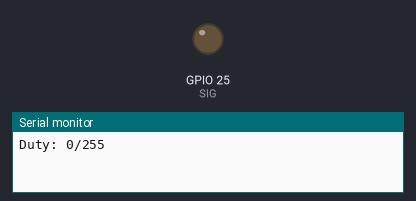
Simulated run of this sketch. Board: ESP32. Parts: output pins drawn as LEDs (lit = HIGH), the last lines printed to the serial monitor.

Above: at 0.05 s.
At 6.0 s:
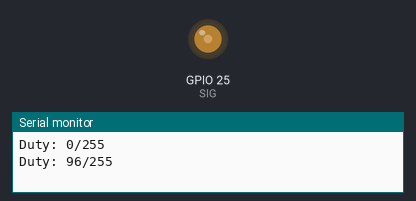
At 9.0 s:
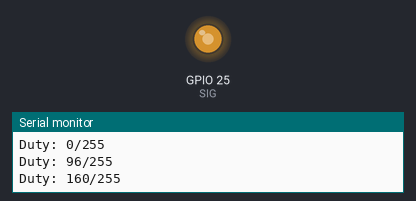
At 12.0 s:
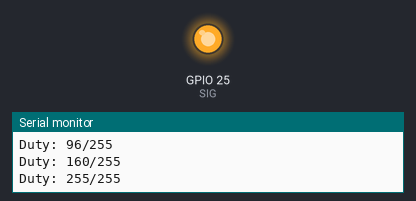
Timing chart, 0 to 15.6 s (numbered marks = the images above):
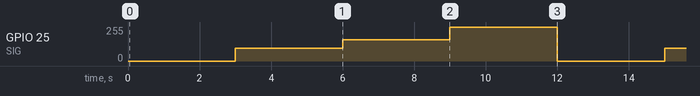

Measured:
- by itself, GPIO 25 (SIG): repeats every 12.0 s: 160/255 3.0 s, 255/255 3.0 s, 0/255 3.0 s, 96/255 3.0 s

The sketch:

example.ino
```cpp
// Sets discrete PWM duty steps (off, low, mid, full) on GPIO 25 and prints the selected duty value over serial on an ESP32 board.
//
// Buy this module: https://shillehtek.com/products/irf520-mosfet-driver-module-arduino-raspberry-pi-esp32
// Full manual: https://shillehtek.com/blogs/shillehtek-product-manuals/irf520-mosfet-driver-module-arduino-raspberry-pi-esp32-manual
// More examples: https://github.com/shillehbean/shillehtek-examples
//

const int SIG = 25;

void setup() {
  Serial.begin(115200);
  pinMode(SIG, OUTPUT);
}

void loop() {
  int steps[] = {0, 96, 160, 255};   // off, low, mid, full
  for (int i = 0; i < 4; i++) {
    analogWrite(SIG, steps[i]);
    Serial.printf("Duty: %d/255\n", steps[i]);
    delay(3000);
  }
}
```
